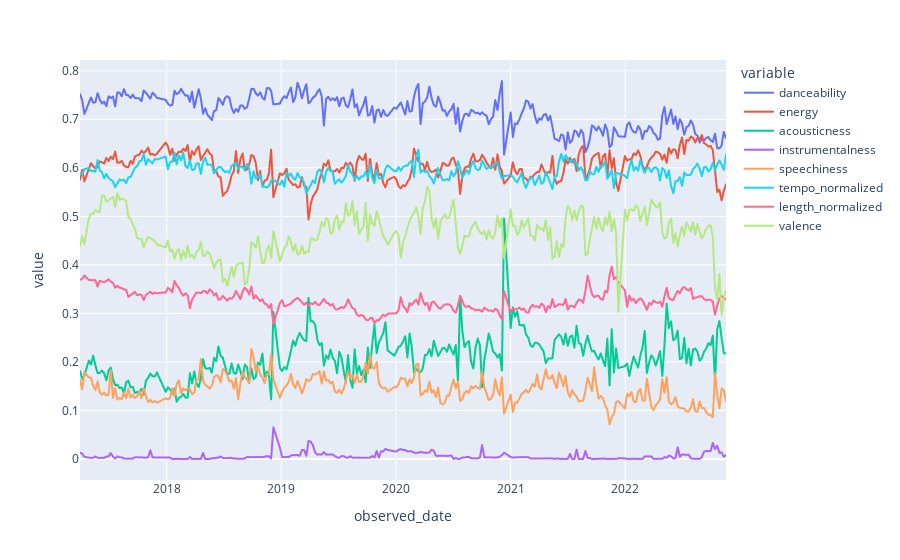

Here is the notebook cell this chart was saved with:
### Code cell
### group data by week with mean data
df_grpd_meltd_mean = df_melted.groupby(['observed_date']).mean().reset_index()

#plot the following variables
to_plot = ['observed_date','danceability','energy','acousticness','instrumentalness',
          'speechiness','tempo_normalized','length_normalized','valence']

#plot the graph
fig = px.line(df_grpd_meltd_mean.loc[:,to_plot].set_index('observed_date'))
fig.show()

### Figure 1 — Plotly figure (JSON) as saved in the notebook; plotly's stock layout.template omitted (floating-point values rounded to 4 significant figures; data arrays with more than 128 entries replaced by an {"elided": "..."} marker saying what was removed)
{"data": [{"hovertemplate": "variable=danceability<br>observed_date=%{x}<br>value=%{y}<extra></extra>", "legendgroup": "danceability", "line": {"color": "#636efa", "dash": "solid"}, "marker": {"symbol": "circle"}, "mode": "lines", "name": "danceability", "showlegend": true, "type": "scattergl", "x": {"elided": "283 str values"}, "xaxis": "x", "y": {"elided": "283 float values"}, "yaxis": "y"}, {"hovertemplate": "variable=energy<br>observed_date=%{x}<br>value=%{y}<extra></extra>", "legendgroup": "energy", "line": {"color": "#EF553B", "dash": "solid"}, "marker": {"symbol": "circle"}, "mode": "lines", "name": "energy", "showlegend": true, "type": "scattergl", "x": {"elided": "283 str values"}, "xaxis": "x", "y": {"elided": "283 float values"}, "yaxis": "y"}, {"hovertemplate": "variable=acousticness<br>observed_date=%{x}<br>value=%{y}<extra></extra>", "legendgroup": "acousticness", "line": {"color": "#00cc96", "dash": "solid"}, "marker": {"symbol": "circle"}, "mode": "lines", "name": "acousticness", "showlegend": true, "type": "scattergl", "x": {"elided": "283 str values"}, "xaxis": "x", "y": {"elided": "283 float values"}, "yaxis": "y"}, {"hovertemplate": "variable=instrumentalness<br>observed_date=%{x}<br>value=%{y}<extra></extra>", "legendgroup": "instrumentalness", "line": {"color": "#ab63fa", "dash": "solid"}, "marker": {"symbol": "circle"}, "mode": "lines", "name": "instrumentalness", "showlegend": true, "type": "scattergl", "x": {"elided": "283 str values"}, "xaxis": "x", "y": {"elided": "283 float values"}, "yaxis": "y"}, {"hovertemplate": "variable=speechiness<br>observed_date=%{x}<br>value=%{y}<extra></extra>", "legendgroup": "speechiness", "line": {"color": "#FFA15A", "dash": "solid"}, "marker": {"symbol": "circle"}, "mode": "lines", "name": "speechiness", "showlegend": true, "type": "scattergl", "x": {"elided": "283 str values"}, "xaxis": "x", "y": {"elided": "283 float values"}, "yaxis": "y"}, {"hovertemplate": "variable=tempo_normalized<br>observed_date=%{x}<br>value=%{y}<extra></extra>", "legendgroup": "tempo_normalized", "line": {"color": "#19d3f3", "dash": "solid"}, "marker": {"symbol": "circle"}, "mode": "lines", "name": "tempo_normalized", "showlegend": true, "type": "scattergl", "x": {"elided": "283 str values"}, "xaxis": "x", "y": {"elided": "283 float values"}, "yaxis": "y"}, {"hovertemplate": "variable=length_normalized<br>observed_date=%{x}<br>value=%{y}<extra></extra>", "legendgroup": "length_normalized", "line": {"color": "#FF6692", "dash": "solid"}, "marker": {"symbol": "circle"}, "mode": "lines", "name": "length_normalized", "showlegend": true, "type": "scattergl", "x": {"elided": "283 str values"}, "xaxis": "x", "y": {"elided": "283 float values"}, "yaxis": "y"}, {"hovertemplate": "variable=valence<br>observed_date=%{x}<br>value=%{y}<extra></extra>", "legendgroup": "valence", "line": {"color": "#B6E880", "dash": "solid"}, "marker": {"symbol": "circle"}, "mode": "lines", "name": "valence", "showlegend": true, "type": "scattergl", "x": {"elided": "283 str values"}, "xaxis": "x", "y": {"elided": "283 float values"}, "yaxis": "y"}], "layout": {"legend": {"title": {"text": "variable"}, "tracegroupgap": 0}, "margin": {"t": 60}, "xaxis": {"anchor": "y", "domain": [0, 1], "title": {"text": "observed_date"}}, "yaxis": {"anchor": "x", "domain": [0, 1], "title": {"text": "value"}}}}
